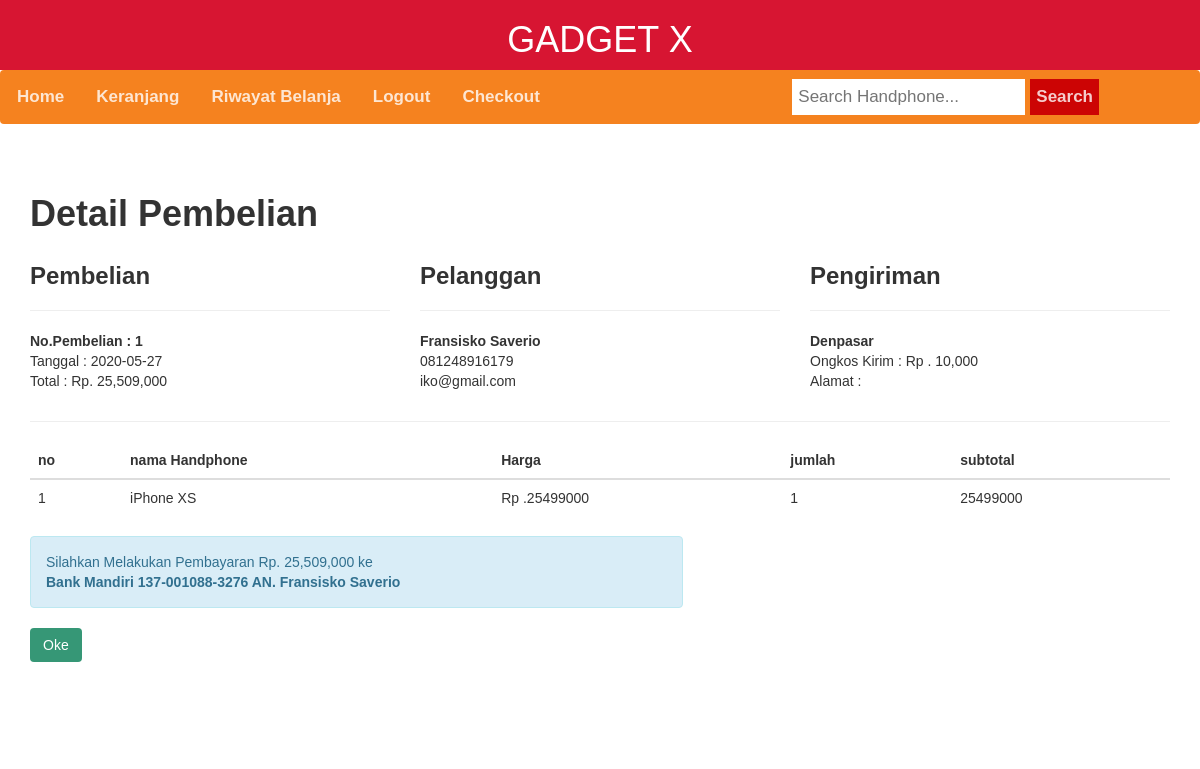
The page /nota.php?id=1 (signed in) on the database its author committed.
### tables this page shows
CREATE TABLE `pembelian` (
  `id_pembelian` int(11) NOT NULL,
  `id_pelanggan` int(11) NOT NULL,
  `id_ongkir` int(11) NOT NULL,
  `tanggal_pembelian` date NOT NULL,
  `total_pembelian` int(11) NOT NULL,
  `nama_kabupaten` varchar(50) NOT NULL,
  `tarif` int(11) NOT NULL,
  `alamat_pengiriman` text NOT NULL,
  `status_pembelian` varchar(50) NOT NULL DEFAULT 'pending'
);

CREATE TABLE `pelanggan` (
  `id_pelanggan` int(11) NOT NULL,
  `email_pelanggan` varchar(50) NOT NULL,
  `password_pelanggan` varchar(50) NOT NULL,
  `nama_pelanggan` varchar(50) NOT NULL,
  `telepon_pelanggan` varchar(20) NOT NULL,
  `alamat` text NOT NULL
);

CREATE TABLE `pembelian_handphone` (
  `id_pembelian_handphone` int(11) NOT NULL,
  `id_pembelian` int(11) NOT NULL,
  `id_hp` int(11) NOT NULL,
  `jumlah` int(11) NOT NULL,
  `nama` varchar(50) NOT NULL,
  `harga` int(11) NOT NULL,
  `subharga` int(11) NOT NULL
);

### nota.php (the view, shortened to what this page needs)
<?php
include "koneksi.php";
?>
<?php include "menu2.php"; ?>
    <section class="konten">
        <div class="container">
            <h1><strong>Detail Pembelian</strong></h1>
            <?php
                $ambil = $koneksi->query("SELECT * FROM pembelian JOIN pelanggan ON pembelian.id_pelanggan=pelanggan.id_pelanggan
                WHERE pembelian.id_pembelian='$_GET[id]'");
                $detail = $ambil->fetch_assoc();
            ?>
            <div class="row">
                <div class="col-md-4">
                    <h3><b>Pembelian</b></h3>
                    <hr>
                    <strong>No.Pembelian : <?php echo $detail['id_pembelian']; ?></strong><br>
                    Tanggal : <?php echo $detail['tanggal_pembelian']; ?><br>
                    Total : Rp. <?php echo number_format($detail['total_pembelian']); ?>
                </div>
            <div class="col-md-4">
                <h3><b>Pelanggan</b></h3>
                <hr>
                <strong><?php echo $detail['nama_pelanggan']; ?></strong><br>
                <p>
                    <?php echo$detail['telepon_pelanggan']; ?><br>
                    <?php echo$detail['email_pelanggan']; ?>
                </p>
            </div>
            <div class="col-md-4">
                <h3><b>Pengiriman</b></h3>
                <hr>
                <strong><?php echo $detail['nama_kabupaten']; ?></strong><br>
                Ongkos Kirim : Rp . <?php echo number_format($detail['tarif']); ?> <br>
                Alamat : <?php echo $detail['alamat_pengiriman']; ?>
            </div>
        </div>
        <hr>
        <table class="table table-light">
            <thead class="thead-light">
                <tr>
                    <th>no</th>
                    <th>nama Handphone</th>
                    <th>Harga</th>
                    <th>jumlah</th>
                    <th>subtotal</th>
                </tr>
            </thead>
            <tbody>
                <?php $nomor=1; ?>
                <?php $ambil = $koneksi->query("SELECT * FROM pembelian_handphone WHERE id_pembelian='$_GET[id]'"); ?>
                <?php while($pecah = $ambil->fetch_assoc()) { ?>
                <tr>
                    <td><?php echo $nomor ?></td>
                    <td><?php echo $pecah['nama']; ?></td>
                    <td><?php echo "Rp ." . $pecah['harga']; ?></td>
                    <td><?php echo $pecah['jumlah']; ?></td>
                    <td><?php echo $pecah['subharga']; ?></td>
                </tr>
                <?php $nomor++; ?>
                <?php } ?>
            </tbody>
        </table>
        <div class="row">
            <div class="col-md-7">
                <div class="alert alert-info">
                <p>
                    Silahkan Melakukan Pembayaran Rp. <?php echo number_format($detail['total_pembelian']); ?>
                    ke <br>
                    <strong>Bank Mandiri 137-001088-3276 AN. Fransisko Saverio</strong>
                </p>
                </div>
            </div>
        </div>
        <?php echo "<a href='riwayat.php' class='oke'>Oke</a>"; ?>
</section>
</body>
</html>

### menu2.php (style rules this page uses)
body { margin: 0; padding: 0; font-family: Arial, Helvetica, sans-serif; }
a { text-decoration: none; }
.oke { color: #fff; text-decoration: none; background-color: #369776; border-color: #2e8165; display: inline-block; padding: 6px 12px; margin-bottom: 80px; font-size: 14px; font-weight: normal; line-height: 1.42857143; text-align: center; white-space: nowrap; vertical-align: middle; cursor: pointer; -webkit-user-select: none; -moz-user-select: none; -ms-user-select: none; user-select: none; background-image: none; border: 1px solid transparent; border-radius: 4px; list-style: none; }

### rows shown on the page
pembelian: id_pembelian "1", tanggal_pembelian "2020-05-27", total_pembelian "25,509,000", id_pelanggan.nama_pelanggan "Fransisko Saverio", id_pelanggan.telepon_pelanggan "081248916179", id_pelanggan.email_pelanggan "iko@gmail.com", nama_kabupaten "Denpasar", tarif "10,000"
pembelian_handphone: nama "iPhone XS", harga "25499000", jumlah "1", subharga "25499000"
